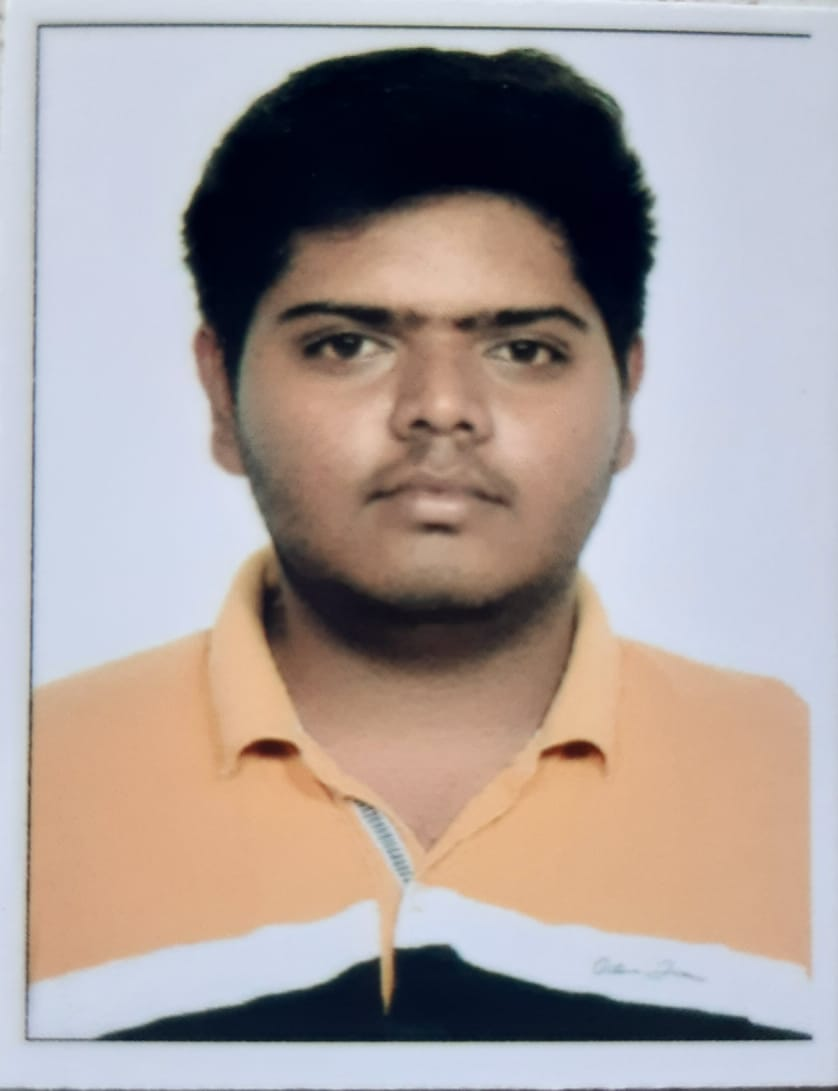
#> input picture dipassign1/bk.jpg, 838 x 1091 px, found by its file name
$ python grayimg.py
#> lines starting #> are read from the running program, lines starting #| are printed output that depends on the picture
import cv2
import numpy as np

img = cv2.imread("C:\\Users\\Itesha\\DIP\\dipassign1\\bk.jpg")
#> img is the input picture: shape (1091, 838, 3); mean B, G, R 156.4, 158.7, 169.2
print(np.shape(img))
#| (1091, 838, 3)
print(type(img[0][0][0]))
#| <class 'numpy.uint8'>
#shape [1091, 838, 3]

gray = np.zeros([1091, 838], dtype=np.uint8)
for i in range(0,1091):
    for j in range(0, 838):
        s = 0
        for k in range(0,3):
            s += img[i][j][k]
        gray[i][j] = s/3
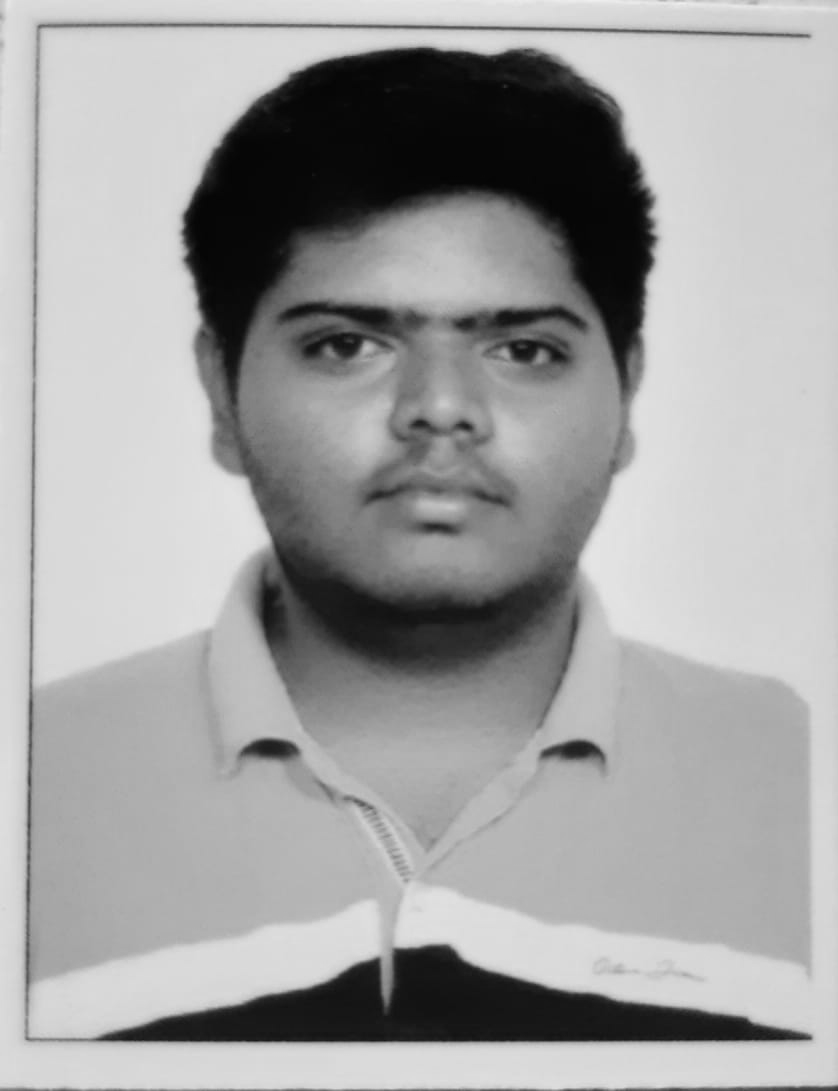
#> gray: shape (1091, 838); min 5, max 239, mean 161.1

cv2.imwrite('img_gray.jpg',gray)
cv2.waitKey(0)
cv2.destroyAllWindows()
